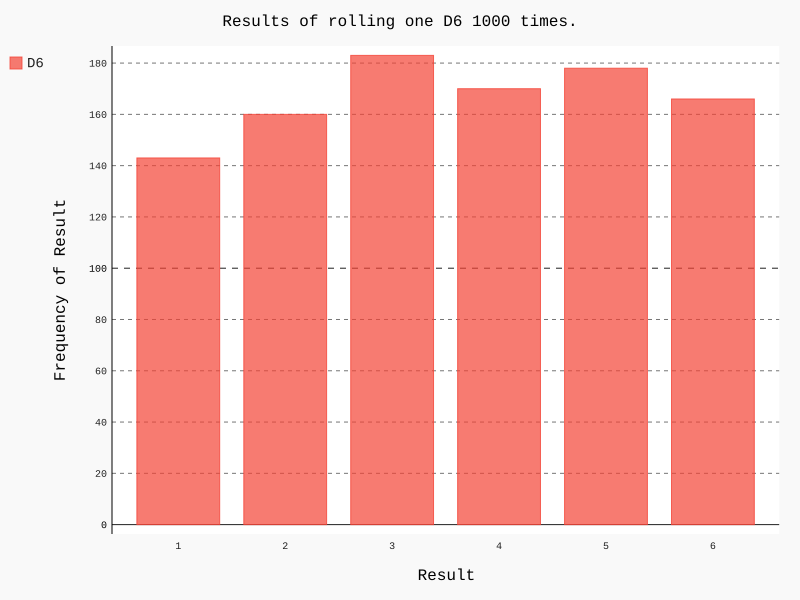

Write Python code to recreate this figure.
import pygal
from die import Die

# Create a D6
die = Die()

# Make some rolls, and store results in a list.
results = []
for roll_num in range(1000):
    result = die.roll()
    results.append(result)

# Analyze the results.
frequencies = []
for value in range(1, die.num_sides+1):
    frequency = results.count(value)
    frequencies.append(frequency)

# Visualize the results.
hist = pygal.Bar()

hist.title = "Results of rolling one D6 1000 times."
hist.x_labels = [x for x in range(1, die.num_sides+1)] 
hist.x_title = "Result"
hist.y_title = "Frequency of Result"

hist.add('D6', frequencies)
hist.render_to_file('die_visual.svg')
